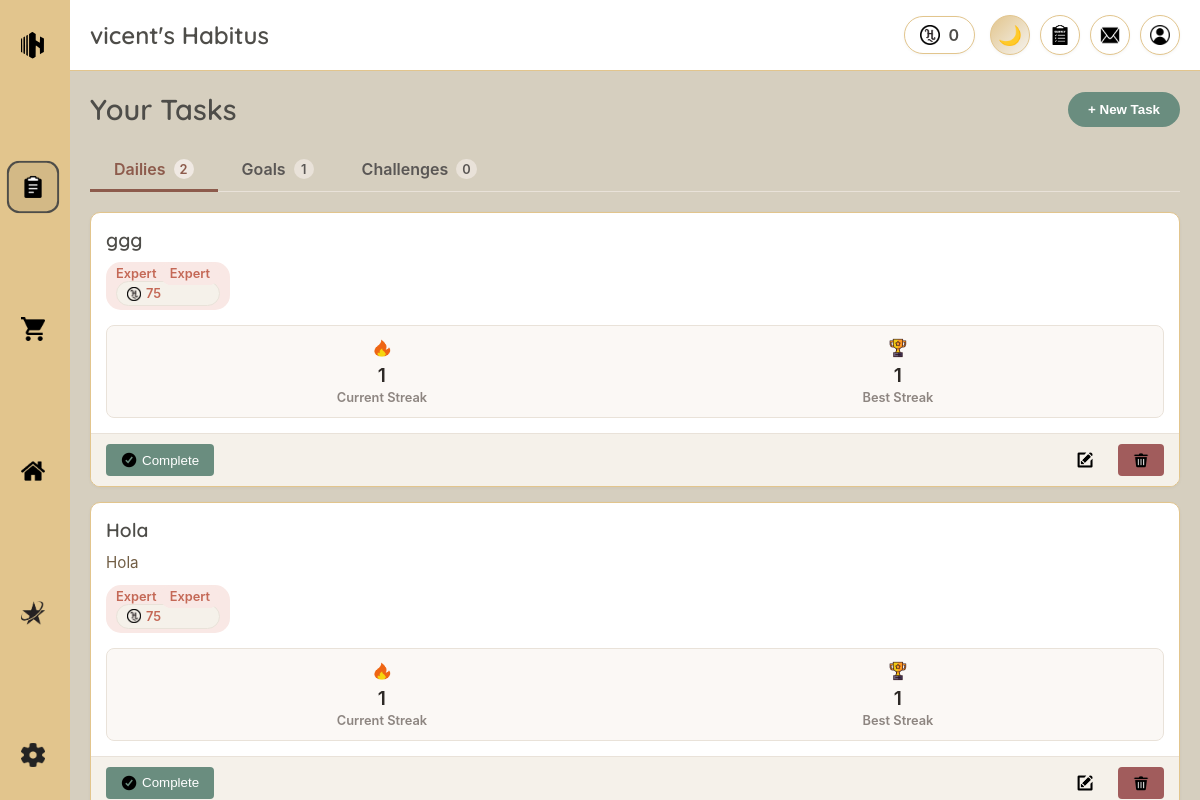
The app's page /pages/tasks.php (signed in) with its own data.
### tables this page shows
CREATE TABLE `users` (
  `id` int(11) NOT NULL,
  `username` varchar(50) NOT NULL,
  `email` varchar(100) NOT NULL,
  `password` varchar(255) NOT NULL,
  `hcoin` int(11) DEFAULT 0,
  `subscription_type` enum('free','adfree','premium') DEFAULT 'free',
  `subscription_expires` datetime DEFAULT NULL,
  `theme` varchar(20) DEFAULT 'light',
  `language` varchar(10) DEFAULT 'en',
  `created_at` timestamp NULL DEFAULT current_timestamp(),
  `last_login` timestamp NULL DEFAULT NULL,
  `stripe_customer_id` varchar(255) DEFAULT NULL,
  `stripe_subscription_id` varchar(255) DEFAULT NULL,
  `last_payment_intent` varchar(255) DEFAULT NULL,
  `payment_method_id` varchar(255) DEFAULT NULL,
  `payment_failures` int(11) DEFAULT 0,
  `last_payment_failure` datetime DEFAULT NULL,
  `subscription_created_at` timestamp NULL DEFAULT NULL COMMENT 'When subscription was first created',
  `subscription_updated_at` timestamp NULL DEFAULT NULL ON UPDATE current_timestamp() COMMENT 'Last subscription update'
);

CREATE TABLE `dailies` (
  `id` int(11) NOT NULL,
  `task_id` int(11) NOT NULL,
  `current_streak` int(11) DEFAULT 0,
  `highest_streak` int(11) DEFAULT 0,
  `reset_time` time DEFAULT '00:00:00',
  `last_completed` date DEFAULT NULL
);

CREATE TABLE `tasks` (
  `id` int(11) NOT NULL,
  `user_id` int(11) NOT NULL,
  `type_id` int(11) NOT NULL,
  `title` varchar(100) NOT NULL,
  `description` text DEFAULT NULL,
  `difficulty` enum('easy','medium','hard','expert') DEFAULT 'medium',
  `duration` int(11) DEFAULT NULL,
  `hcoin_reward` int(11) NOT NULL,
  `is_custom` tinyint(1) DEFAULT 0,
  `created_at` timestamp NULL DEFAULT current_timestamp(),
  `duration_backup` int(11) DEFAULT NULL
);

### php/include/functions.php (called while the page is built, shortened)
<?php
function getUserData($userId) {
    global $conn;
    $sql = "SELECT * FROM users WHERE id = ?";
    $stmt = $conn->prepare($sql);
    $stmt->execute([$userId]);
    if ($stmt->rowCount() > 0) {
        return $stmt->fetch();
    }
    return [];
}
function getUserDailies($userId) {
    global $conn;
    $sql = "SELECT t.id, t.title, t.description, t.hcoin_reward, t.difficulty, d.current_streak,
            d.highest_streak, d.reset_time, d.last_completed,
            IF(d.last_completed = CURDATE(), 1, 0) as completed
            FROM tasks t
            JOIN dailies d ON t.id = d.task_id
            WHERE t.user_id = ? AND t.type_id = (SELECT id FROM task_types WHERE name = 'Daily')
            ORDER BY d.reset_time, t.title";
    $stmt = $conn->prepare($sql);
    $stmt->execute([$userId]);
    $dailies = [];
    while ($row = $stmt->fetch()) {
        $dailies[] = $row;
    }
    return $dailies;
}
function getUserGoals($userId) {
    global $conn;
    $sql = "SELECT t.id, t.title, t.description, t.hcoin_reward, t.difficulty,
            g.deadline, g.use_subtasks,
            CASE
                WHEN g.use_subtasks = 1 AND EXISTS (
                    SELECT 1 FROM subtasks WHERE parent_task_id = t.id
                ) THEN (
                    -- For tasks with subtasks, check if ALL subtasks are completed
                    SELECT COUNT(*) = COUNT(CASE WHEN is_completed = 1 THEN 1 END)
                    FROM subtasks WHERE parent_task_id = t.id
                )
                WHEN g.progress = g.total_steps THEN 1
                ELSE 0
            END as completed
            FROM tasks t
            JOIN goals g ON t.id = g.task_id
            WHERE t.user_id = ? AND t.type_id = (SELECT id FROM task_types WHERE name = 'Goal')
            ORDER BY g.deadline, t.title";
    $stmt = $conn->prepare($sql);
    $stmt->execute([$userId]);
    $goals = [];
    while ($row = $stmt->fetch()) {
        $goals[] = $row;
    }
    return $goals;
}
function getUserChallenges($userId) {
    global $conn;
    $sql = "SELECT t.id, t.title, t.description, t.hcoin_reward, t.difficulty,
            c.start_date, c.end_date, c.is_completed as completed, c.use_subtasks
            FROM tasks t
            JOIN challenges c ON t.id = c.task_id
            WHERE t.user_id = ? AND t.type_id = (SELECT id FROM task_types WHERE name = 'Challenge')
            AND c.end_date >= CURDATE()
            ORDER BY c.end_date, t.title";
    $stmt = $conn->prepare($sql);
    $stmt->execute([$userId]);
    $challenges = [];
    return $challenges;
}

### pages/tasks.php (the view, shortened to what this page needs)
<?php
require_once '../php/include/db_connect.php';
require_once '../php/include/functions.php';
$userData = getUserData($_SESSION['user_id']);
$userHCoins = $userData['hcoin'];
$userHabitusName = $userData['username'] . "'s Habitus";
$currentLanguage = $userData['language'] ?? 'en';
$currentTheme = $userData['theme'] ?? 'light';
$activeTab = isset($_GET['tab']) ? $_GET['tab'] : 'dailies';
$dailies = getUserDailies($_SESSION['user_id']);
$goals = getUserGoals($_SESSION['user_id']);
$challenges = getUserChallenges($_SESSION['user_id']);
?>
<!DOCTYPE html>
<html lang="<?php echo $currentLanguage; ?>" data-theme="<?php echo $currentTheme; ?>">
<head>
    <link rel="stylesheet" href="../css/themes/<?php echo $currentTheme; ?>.css" id="theme-stylesheet">
    <link rel="stylesheet" href="../css/main.css">
    <link rel="stylesheet" href="../css/components/sidebar.css">
    <link rel="stylesheet" href="../css/components/header.css">
    <link rel="stylesheet" href="../css/components/scrollbar.css">
    <link rel="stylesheet" href="../css/pages/tasks.css">
</head>
<body class="theme-<?php echo $currentTheme; ?>">
    <div class="main-container">
        <?php include '../php/include/sidebar.php'; ?>
        <div class="content-container">
            <?php include '../php/include/header.php'; ?>
            <div class="tasks-content">
                <div class="tasks-header">
                    <h1>Your Tasks</h1>
                    <button class="create-task-btn" id="create-task-button">+ New Task</button>
                </div>
                <div class="tasks-tabs">
                    <div class="tab <?php echo $activeTab === 'dailies' ? 'active' : ''; ?>"
                         onclick="changeTab('dailies')">
                        <span>Dailies</span>
                        <span class="task-count"><?php echo count($dailies); ?></span>
                    </div>
                    <div class="tab <?php echo $activeTab === 'goals' ? 'active' : ''; ?>"
                         onclick="changeTab('goals')">
                        <span>Goals</span>
                        <span class="task-count"><?php echo count($goals); ?></span>
                    </div>
                    <div class="tab <?php echo $activeTab === 'challenges' ? 'active' : ''; ?>"
                         onclick="changeTab('challenges')">
                        <span>Challenges</span>
                        <span class="task-count"><?php echo count($challenges); ?></span>
                    </div>
                </div>
                <div class="tab-content <?php echo $activeTab === 'dailies' ? 'active' : ''; ?>" id="dailies-tab">
                    <?php if (empty($dailies)): ?>
                        <div class="empty-tasks">
                            <p>You don't have any daily tasks yet.</p>
                            <button class="add-task-btn" onclick="openTaskModal('daily')">Add Your First Daily</button>
                        </div>
                    <?php else: ?>
                        <div class="tasks-list dailies-list">
                            <?php foreach ($dailies as $daily): ?>
                                <div class="task-item <?php echo $daily['completed'] ? 'completed' : ''; ?>">
                                    <div class="task-content">
                                        <div class="task-info">
                                            <h3><?php echo htmlspecialchars($daily['title']); ?></h3>
                                            <?php if (!empty($daily['description'])): ?>
                                                <p class="task-description"><?php echo htmlspecialchars($daily['description']); ?></p>
                                             <?php endif; ?>
                                             <div class="task-meta">
                                                <span class="difficulty <?php echo $daily['difficulty']; ?>">
                                                    <?php echo ucfirst($daily['difficulty']); ?>
                                                <span class="difficulty <?php echo isset($daily['difficulty']) ? $daily['difficulty'] : 'medium'; ?>">
                                                    <?php echo ucfirst(isset($daily['difficulty']) ? $daily['difficulty'] : 'medium'); ?>
                                                 </span>
                                                 <span class="reward">
                                                     <img src="../images/icons/hcoin-icon-light.webp" alt="HCoin">
                                                    <?php echo $daily['hcoin_reward']; ?>
                                                </span>
                                            </div>
                                        </div>
                                        <div class="task-stats">
                                            <div class="streak">
                                                <img src="../images/icons/streak.webp" alt="Streak">
                                                <span><?php echo $daily['current_streak']; ?></span>
                                                <span class="label">Current Streak</span>
                                            </div>
                                            <div class="best-streak">
                                                <img src="../images/icons/best-streak.webp" alt="Best">
                                                <span><?php echo $daily['highest_streak']; ?></span>
                                                <span class="label">Best Streak</span>
                                            </div>
                                        </div>
                                    </div>
                                    <div class="task-actions">
                                        <?php if ($daily['completed']): ?>
                                            <button class="complete-btn done" disabled>
                                                <img src="../images/icons/check.webp" alt="Done">
                                                Completed
                                            </button>
                                        <?php else: ?>
                                            <button class="complete-btn" onclick="completeTask(<?php echo $daily['id']; ?>, 'daily')">
                                                <img src="../images/icons/check.webp" alt="Complete">
                                                Complete
                                            </button>
                                        <?php endif; ?>
                                        <button class="edit-btn" onclick="openTaskModal('daily', <?php echo $daily['id']; ?>)">
                                            <img src="../images/icons/edit-icon-light.webp" alt="Edit">
                                        </button>
                                        <button class="delete-btn" onclick="showDeleteConfirmation(<?php echo $daily['id']; ?>, 'daily')">
                                            <img src="../images/icons/trash.webp" alt="Delete">
                                        </button>
                                    </div>
                                </div>
                            <?php endforeach; ?>
                        </div>
                    <?php endif; ?>
                </div>
            </div>
        </div>
    </div>
</body>
</html>

### php/include/header.php (shortened to what this page needs)
<header class="main-header">
    <div class="user-info">
        <h1 class="habitus-name"><?php echo htmlspecialchars($userHabitusName); ?></h1>
    </div>
    <div class="user-actions">
        <div class="hcoin-balance">
            <img src="../images/icons/hcoin-icon-light.webp" alt="HCoin">
            <span><?php echo number_format($userHCoins); ?></span>
        </div>
        <button class="theme-toggle-button enhanced" onclick="toggleTheme()" title="Toggle Theme">
            <div class="theme-toggle-inner">
                <span class="moon-icon">🌙</span>
            </div>
        </button>
        <a href="survey.php" class="survey-button" title="Improve with feedback">
            <img src="../images/icons/survey-icon-light.webp" alt="Survey">
        </a>
        <div class="messages-button" id="messages-toggle" title="Notifications">
            <img src="../images/icons/messages-icon-light.webp" alt="Messages">
        </div>
        <a href="settings.php" class="profile-button" title="Profile settings">
            <img src="../images/icons/profile-icon-light.webp" alt="Profile">
        </a>
    </div>
</header>

### records on screen
users: username "vicent's Habitus", hcoin "0"
dailies: task.title "ggg", task.difficulty "Expert", task.hcoin_reward "75", current_streak "1", highest_streak "1"
dailies: task.title "Hola", task.description "Hola", task.difficulty "Expert", task.hcoin_reward "75", current_streak "1", highest_streak "1"

### other values on screen
count($dailies) "2"
count($goals) "1"
count($challenges) "0"
